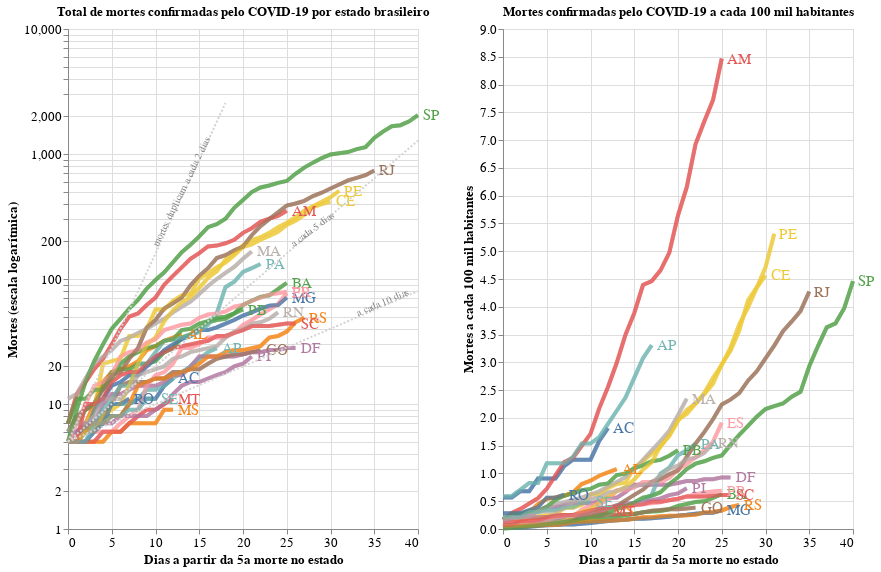

This figure's Vega-Lite source:
### Vega-Lite specification from a JSON file in a GitHub repository (floating-point values rounded to 4 significant figures; data arrays with more than 128 entries replaced by an {"elided": "..."} marker saying what was removed)
{"config": {"view": {"continuousWidth": 400, "continuousHeight": 300}, "axis": {"labelFontSize": 13, "titleFontSize": 13}, "title": {"fontSize": 13}}, "hconcat": [{"layer": [{"data": {"name": "data-ec0d3bc73906ead16c657b457e25fc30"}, "mark": {"type": "line", "opacity": 0.7, "strokeWidth": 4}, "encoding": {"color": {"condition": {"type": "nominal", "field": "state", "selection": "selector004"}, "value": "lightgray"}, "tooltip": [{"type": "nominal", "field": "state"}, {"type": "nominal", "field": "Date", "timeUnit": "yearmonthdate"}, {"type": "nominal", "field": "Deaths"}], "x": {"type": "quantitative", "field": "Day"}, "y": {"type": "quantitative", "field": "Deaths", "scale": {"type": "log"}}}, "selection": {"selector004": {"type": "single", "fields": ["state"]}}, "title": "Total de mortes confirmadas pelo COVID-19 por estado brasileiro"}, {"data": {"name": "data-ec0d3bc73906ead16c657b457e25fc30"}, "mark": {"type": "line", "opacity": 0.7, "strokeWidth": 4}, "encoding": {"color": {"type": "nominal", "field": "state"}, "opacity": {"value": 0.5}, "x": {"type": "quantitative", "field": "Day"}, "y": {"type": "quantitative", "field": "Deaths", "scale": {"type": "log"}}}, "title": "Total de mortes confirmadas pelo COVID-19 por estado brasileiro", "transform": [{"filter": {"selection": "selector004"}}]}, {"data": {"name": "data-ec0d3bc73906ead16c657b457e25fc30"}, "mark": {"type": "text", "align": "left", "dx": 5, "size": 15}, "encoding": {"color": {"type": "nominal", "field": "state", "legend": null}, "text": {"type": "nominal", "field": "state"}, "x": {"type": "quantitative", "aggregate": "max", "axis": {"title": "Dias a partir da 5a morte no estado"}, "field": "Day"}, "y": {"type": "quantitative", "aggregate": {"argmax": "Day"}, "axis": {"title": "Mortes (escala logarítmica)"}, "field": "Deaths"}}, "title": "Total de mortes confirmadas pelo COVID-19 por estado brasileiro", "transform": [{"filter": {"selection": "selector004"}}]}, {"data": {"sequence": {"start": 0, "stop": 19, "step": 1, "as": "x"}}, "mark": {"type": "line", "strokeDash": [2, 2]}, "encoding": {"color": {"value": "lightgray"}, "x": {"type": "quantitative", "field": "x"}, "y": {"type": "quantitative", "field": "value"}}, "transform": [{"calculate": "5*pow(2,(datum.x/2))", "as": "double2"}, {"fold": ["double2"]}]}, {"data": {"sequence": {"start": 0, "stop": 41, "step": 1, "as": "x"}}, "mark": {"type": "line", "strokeDash": [2, 2]}, "encoding": {"color": {"value": "lightgray"}, "x": {"type": "quantitative", "field": "x"}, "y": {"type": "quantitative", "field": "value"}}, "transform": [{"calculate": "5*pow(2,(datum.x/5))", "as": "double5"}, {"fold": ["double5"]}]}, {"data": {"sequence": {"start": 0, "stop": 41, "step": 1, "as": "x"}}, "mark": {"type": "line", "strokeDash": [2, 2]}, "encoding": {"color": {"value": "lightgray"}, "x": {"type": "quantitative", "field": "x"}, "y": {"type": "quantitative", "field": "value"}}, "transform": [{"calculate": "5*pow(2,(datum.x/10))", "as": "double10"}, {"fold": ["double10"]}]}, {"data": {"name": "data-bf3a284e2fbb064d7dde36f27f5d5a49"}, "mark": {"type": "text", "angle": 296, "color": "gray", "size": 10, "text": "mortes duplicam a cada 2 dias"}, "encoding": {"x": {"type": "quantitative", "field": "x"}, "y": {"type": "quantitative", "field": "y"}}}, {"data": {"name": "data-91a6abd35c00440d3f0d2923267a6aad"}, "mark": {"type": "text", "angle": 323, "color": "gray", "size": 10, "text": "a cada 5 dias"}, "encoding": {"x": {"type": "quantitative", "field": "x"}, "y": {"type": "quantitative", "field": "y"}}}, {"data": {"name": "data-05f954e2ff594c6e76a66044f332be7c"}, "mark": {"type": "text", "angle": 337, "color": "gray", "size": 10, "text": "a cada 10 dias"}, "encoding": {"x": {"type": "quantitative", "field": "x"}, "y": {"type": "quantitative", "field": "y"}}}], "height": 500, "width": 350}, {"layer": [{"layer": [{"mark": {"type": "line", "opacity": 0.7, "strokeWidth": 4}, "encoding": {"color": {"condition": {"type": "nominal", "field": "state", "selection": "selector004"}, "value": "lightgray"}, "tooltip": [{"type": "nominal", "field": "state"}, {"type": "nominal", "field": "Date", "timeUnit": "yearmonthdate"}, {"type": "nominal", "field": "Deaths"}], "x": {"type": "quantitative", "field": "Day"}, "y": {"type": "quantitative", "field": "DeathPop"}}, "selection": {"selector004": {"type": "single", "fields": ["state"]}}, "title": "Mortes confirmadas pelo COVID-19 a cada 100 mil habitantes"}, {"mark": {"type": "line", "opacity": 0.7, "strokeWidth": 4}, "encoding": {"color": {"type": "nominal", "field": "state"}, "opacity": {"value": 0.5}, "x": {"type": "quantitative", "field": "Day"}, "y": {"type": "quantitative", "field": "DeathPop"}}, "title": "Mortes confirmadas pelo COVID-19 a cada 100 mil habitantes", "transform": [{"filter": {"selection": "selector004"}}]}, {"mark": {"type": "text", "align": "left", "dx": 5, "size": 15}, "encoding": {"color": {"type": "nominal", "field": "state", "legend": null}, "text": {"type": "nominal", "field": "state"}, "x": {"type": "quantitative", "aggregate": "max", "axis": {"title": "Dias a partir da 5a morte no estado"}, "field": "Day"}, "y": {"type": "quantitative", "aggregate": {"argmax": "Day"}, "axis": {"title": "Mortes a cada 100 mil habitantes"}, "field": "DeathPop"}}, "title": "Mortes confirmadas pelo COVID-19 a cada 100 mil habitantes", "transform": [{"filter": {"selection": "selector004"}}]}]}], "data": {"name": "data-ec0d3bc73906ead16c657b457e25fc30"}, "height": 500, "width": 350}], "$schema": "https://vega.github.io/schema/vega-lite/v4.8.1.json", "datasets": {"data-ec0d3bc73906ead16c657b457e25fc30": {"elided": "578 records"}, "data-bf3a284e2fbb064d7dde36f27f5d5a49": [{"x": 13, "y": 500}], "data-91a6abd35c00440d3f0d2923267a6aad": [{"x": 28, "y": 250}], "data-05f954e2ff594c6e76a66044f332be7c": [{"x": 36, "y": 65}]}}
